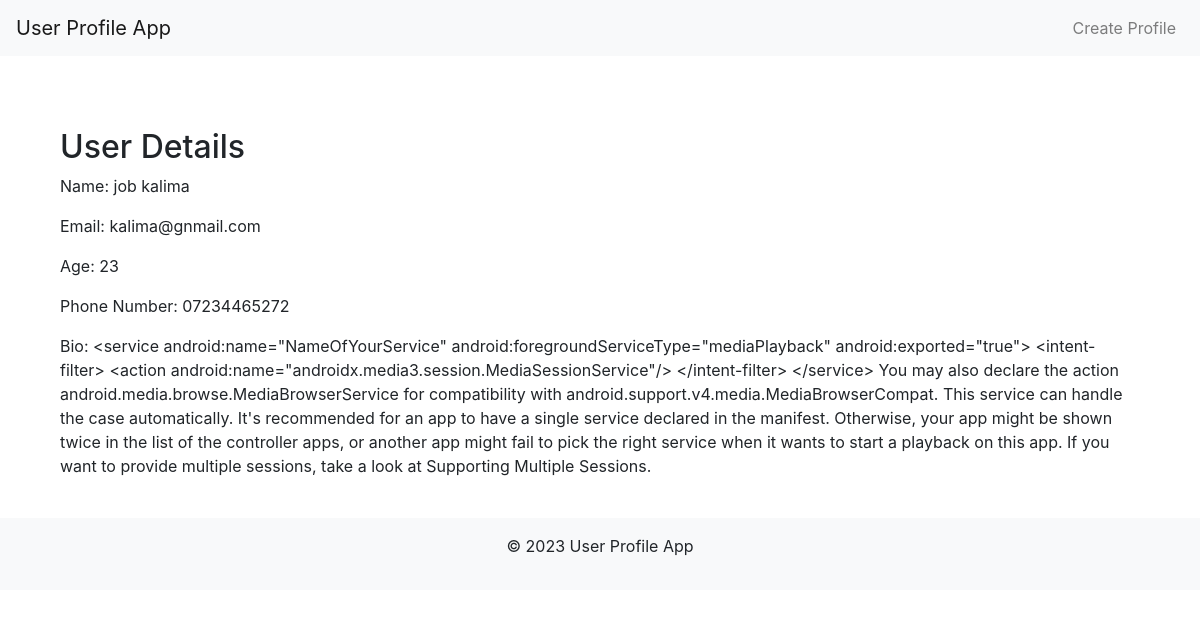
The page /user/1/ on the database its author committed.
### userprofile/models.py (models this page shows)
class UserProfile(models.Model):
    name = models.CharField(max_length=100)
    email = models.EmailField()
    age = models.IntegerField()
    phone_number = models.CharField(max_length=15)
    bio = models.TextField()

### userprofile/views.py (the view)
# urls.py: path('user/<int:pk>/', views.user_detail, name='user_detail'),
def user_detail(request, pk):
    user = get_object_or_404(UserProfile, pk=pk)
    return render(request, 'userprofile/user_detail.html', {'user': user, 'year': datetime.date.today().year})

### userprofile/templates/userprofile/user_detail.html
{% extends 'base.html' %}
{% block content %}
<div class="container mt-5">
  <h2>User Details</h2>
  <p>Name: {{ user.name }}</p>
  <p>Email: {{ user.email }}</p>
  <p>Age: {{ user.age }}</p>
  <p>Phone Number: {{ user.phone_number }}</p>
  <p>Bio: {{ user.bio }}</p>
</div>
{% endblock %}

### templates/base.html (shortened to what this page needs)
<!DOCTYPE html>
<html lang="en">
<head>
    <link rel="stylesheet" href="https://maxcdn.bootstrapcdn.com/bootstrap/4.5.2/css/bootstrap.min.css">
</head>
<body>
    <nav class="navbar navbar-expand navbar-light bg-light">
        <a class="navbar-brand" href="/">User Profile App</a>
        <ul class="navbar-nav ml-auto">
            <li class="nav-item">
                <a class="nav-link" href="{% url 'create_profile' %}">Create Profile</a>
            </li>
        </ul>
    </nav>
    <div class="container py-4">
        {% block content %}
        {% endblock %}
    </div>
    <footer class="bg-light text-center py-3">
        <p>&copy; {{ year }} User Profile App</p>
    </footer>
</body>
</html>

### rows shown on the page
UserProfile: name "job kalima", email "kalima@gnmail.com", age "23", phone_number "07234465272", bio "<service android:name=\"NameOfYourService\" android:foregroundServiceType=\"mediaPlayback\" android:exported=\"true\"> <intent-filter> <action android:name=\"androidx.media3.session.MediaSessionService\"/> </intent-filter> </service> You may also declare the action android.media.browse.MediaBrowserService for compatibility with android.support.v4.media.MediaBrowserCompat. This service can handle the case automatically. It's recommended for an app to have a single service declared in the manifest. Otherwise, your app might be shown twice in the list of the controller apps, or another app might fail to pick the right service when it wants to start a playback on this app. If you want to provide…"
